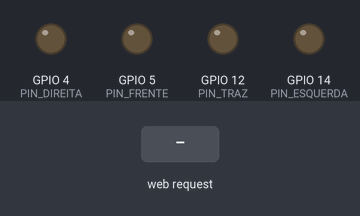
Bench run of a sketch on a simulated ESP8266 (NodeMCU). On the bench: output pins drawn as LEDs (lit = HIGH). The inputs (shaded band) are chosen by the test bench. WiFi joins after 1.5 s; servers stay silent unless stated; what the sketch prints to the serial monitor is not drawn.

Above: at 2.7 s.
2.8 s: HTTP request GET /btnCimaEsq received
At 3.3 s:
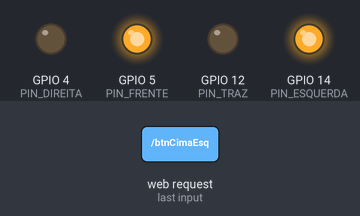
4.3 s: HTTP request GET /btnCimaDir received
At 5.5 s:
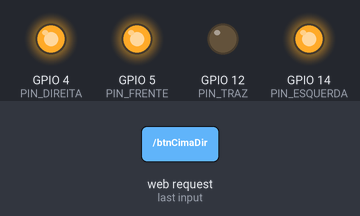
5.8 s: HTTP request GET /btnBaixoEsq received
At 6.8 s:
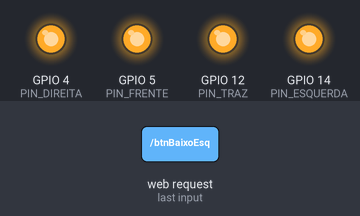
Timing chart, 0 to 8.8 s (numbered marks = the images above; inputs shaded):
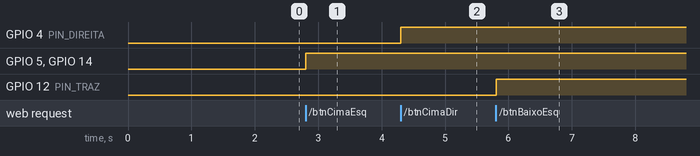

Measured:
- after the input at 2.8 s, GPIO 5 (PIN_FRENTE), GPIO 14 (PIN_ESQUERDA): LOW → HIGH at once
- after the input at 4.3 s, GPIO 4 (PIN_DIREITA): LOW → HIGH at once
- after the input at 5.8 s, GPIO 12 (PIN_TRAZ): LOW → HIGH at once

The sketch:

Atividade_3.ino
```cpp
#include <ESP8266WiFi.h>

#define PIN_FRENTE      5   //PIN D1
#define PIN_TRAZ        12  //PIN D6
#define PIN_ESQUERDA    14  //PIN 5
#define PIN_DIREITA     4   // PIN D2

const char* ssid = "Carlos";
const char* senha = "Heineken1986";

int frenteLigado = LOW;
int trazLigado = LOW;
int esquerdaLigado = LOW;
int direitaLigado = LOW;

// Porta web server = 80
WiFiServer server(80);

void setup() {
  pinMode(PIN_FRENTE, OUTPUT);
  pinMode(PIN_TRAZ, OUTPUT);
  pinMode(PIN_ESQUERDA, OUTPUT);
  pinMode(PIN_DIREITA, OUTPUT);

  Serial.begin(115200);
  // Conexao to Wi-Fi
  Serial.print("Conectando ");
  Serial.println(ssid);
  WiFi.begin(ssid, senha);
  while (WiFi.status() != WL_CONNECTED) {
    delay(500);
    Serial.print(".");
  }
  // Mostra IP do servidor
  Serial.println("");
  Serial.println("WiFi conectado.");
  Serial.print("Endereço IP: ");
  Serial.println(WiFi.localIP());
  Serial.println("Use este endereço para conectar ao ESP8266");
  Serial.println();

  server.begin();
}

void loop() {
  WiFiClient client = server.available();   // Aguarda requisicoes de clientes
  if (client) {                             // Se cliente conectado,
    String cabec = ""; // Armazenamento HTTP request
    boolean linhaAtualVazia = true;
    while (client.connected()) {
      if (client.available()) {
        char c = client.read();
        Serial.write(c);
        cabec += c; // armazena conteudo do cabecalho para processamento
        // se é o final da linha e a linha está em branco,
        // significa que a solicitação http terminou,
        // desta forma e possível enviar uma resposta http
        if (c == '\n' && linhaAtualVazia) {
          // processa o comando GET enviado do cliente
          processaGET(cabec);
          // envia um cabecalho de resposta http padrao
          client.println("HTTP/1.1 200 OK");
          client.println("Content-Type: text/html");
          client.println("Connection: close");  // a conexao será fechada após a conclusão da resposta
          client.println();
          // Pagina HTML
          client.println("<!doctype html>");
          client.println("<html>");
          client.println("   <head>");
          client.println("      <meta charset=\"utf-8\">");
          client.println("      <link rel=\"stylesheet\" href=\"https://code.jquery.com/ui/1.12.1/themes/base/jquery-ui.css\">");
          client.println("      <link rel=\"stylesheet\" href=\"https://cdnjs.cloudflare.com/ajax/libs/font-awesome/4.7.0/css/font-awesome.min.css\">");
          client.println("      <link rel=\"shortcut icon\" href=\"https://www.google.com/s2/favicons?domain=www.uepg.br\">");
          client.println("      <script src=\"https://code.jquery.com/jquery-1.12.4.js\"></script>");
          client.println("      <script src=\"https://code.jquery.com/ui/1.12.1/jquery-ui.js\"></script>");
          client.println("      <style>");
          client.println("         .content {");
          client.println("         max-width: 280px;");
          client.println("         margin: auto;");
          client.println("         }");
          client.println("         .grid {");
          client.println("         display: grid;");
          client.println("         border-radius: 1em;");
          client.println("         grid-gap: 10px;");
          client.println("         grid-template-columns: 80px 80px 80px;");
          client.println("         background-color: LAVENDER;");
          client.println("         padding: 10px;");
          client.println("         }");
          client.println("         .grid-item {");
          client.println("         border: none;");
          client.println("         padding: 10px;");
          client.println("         background-color: POWDERBLUE;");
          client.println("         color: White;");
          client.println("         border-radius: 10px;");
          client.println("         font-size: 200%;");
          client.println("         text-align: center;");
          client.println("        }");
          client.println("      </style>");
          client.println("   </head>");
          client.println("   <body>");
          client.println("      <div class=\"content\">");
          client.println("         <h3 align=\"center\">Click na seta correspondente ao movimento desejado, para parar click Home.</h3>");
          client.println("         <div class=\"grid\">");
          client.println("            <div id=\"btnCimaEsq\" class=\"grid-item\"><span class=\"fa\" style=\"transform: rotate(-45deg);\">&#xf0aa;</span></div>");
          client.println("            <div id=\"btnCima\" class=\"grid-item\"><span class=\"fa\">&#xf0aa;</span></div>");
          client.println("            <div id=\"btnCimaDir\" class=\"grid-item\"><span class=\"fa\" style=\"transform: rotate(45deg);\">&#xf0aa;</span></div>");
          client.println("            <div id=\"btnEsquerda\" class=\"grid-item\"><span class=\"fa\">&#xf0a8;</span></div>");
          client.println("            <div id=\"btnHome\" class=\"grid-item\"><span class=\"fa\">&#xf015;</span></div>");
          client.println("            <div id=\"btnDireita\" class=\"grid-item\"><span class=\"fa\">&#xf0a9;</span></div>");
          client.println("            <div id=\"btnBaixoEsq\" class=\"grid-item\"><span class=\"fa\" style=\"transform: rotate(45deg);\">&#xf0ab;</span></div>");
          client.println("            <div id=\"btnBaixo\" class=\"grid-item\"><span class=\"fa\">&#xf0ab;</span></div>");
          client.println("            <div id=\"btnBaixoDir\" class=\"grid-item\"><span class=\"fa\" style=\"transform: rotate(-45deg);\">&#xf0ab;</span></div>");
          client.println("         </div>");
          client.println("      </div>");
          client.println("      <script>");
          client.println("         $(document).ready(function(){");
          client.println("             var button = $(\".grid-item\");");
          client.println("             button.on(\"touchstart mousedown\", function(){");
          client.println("                 $(this).css(\"backgroundColor\", \"Blue\");");
          client.println("                 window.location.pathname = \"/\" + $(this)[0].id;");
          client.println("             });");
          client.println("             button.on(\"touchleave touchend mouseup\", function(){");
          client.println("                 $(this).css(\"backgroundColor\", \"POWDERBLUE\");");
          client.println("                 window.location.pathname = \"/btnHome\";");
          client.println("             });");
          client.println("         });");
          client.println("      </script>");
          client.println("  </body>");
          client.println("</html>");
          // Envia a HTTP response
          client.println();
          break;
        }
        if (c == '\n') {  // inicio de uma nova linha
          linhaAtualVazia = true;
        } else if (c != '\r') {  // existe pelo menos um caracter na linha atual
          linhaAtualVazia = false;
        }
      }
    }
    // um atraso para o web browser processar a resposta
    delay(10);
    // close the connection:
    // Fecha conexao
    client.stop();
  }
}

void processaGET(String c) {
  if (c.indexOf("GET /") >= 0) {
    String linha = c.substring(c.indexOf("GET /") + 5);
    int ind = 0;
    String info = "";
    while (linha[ind] != '\n') {
      info += linha[ind];
      ind++;
    }
    String acao = info.substring(0, info.indexOf(" HTTP/1.1"));
    if (acao == "btnCimaEsq") {
      frenteLigado = HIGH;
      esquerdaLigado = HIGH;
    }
    else if (acao == "btnCima") {
      frenteLigado = HIGH;
    }
    else if (acao == "btnCimaDir") {
      frenteLigado = HIGH;
      direitaLigado = HIGH;
    }
    else if (acao == "btnEsquerda") {
      esquerdaLigado = HIGH;
    }
    else if (acao == "btnHome") {
      frenteLigado = LOW;
      trazLigado = LOW;
      esquerdaLigado = LOW;
      direitaLigado = LOW;
    }
    else if (acao == "btnDireita") {
      direitaLigado = HIGH;
    }
    if (acao == "btnBaixoEsq") {
      trazLigado = HIGH;
      esquerdaLigado = HIGH;
    }
    else if (acao == "btnBaixo") {
      trazLigado = HIGH;
    }
    else if (acao == "btnBaixoDir") {
      trazLigado = HIGH;
      direitaLigado = HIGH;
    }

  }

  //Atualiza as saidas
  digitalWrite(PIN_FRENTE, frenteLigado);
  digitalWrite(PIN_TRAZ, trazLigado);
  digitalWrite(PIN_ESQUERDA, esquerdaLigado);
  digitalWrite(PIN_DIREITA, direitaLigado);
}
```
